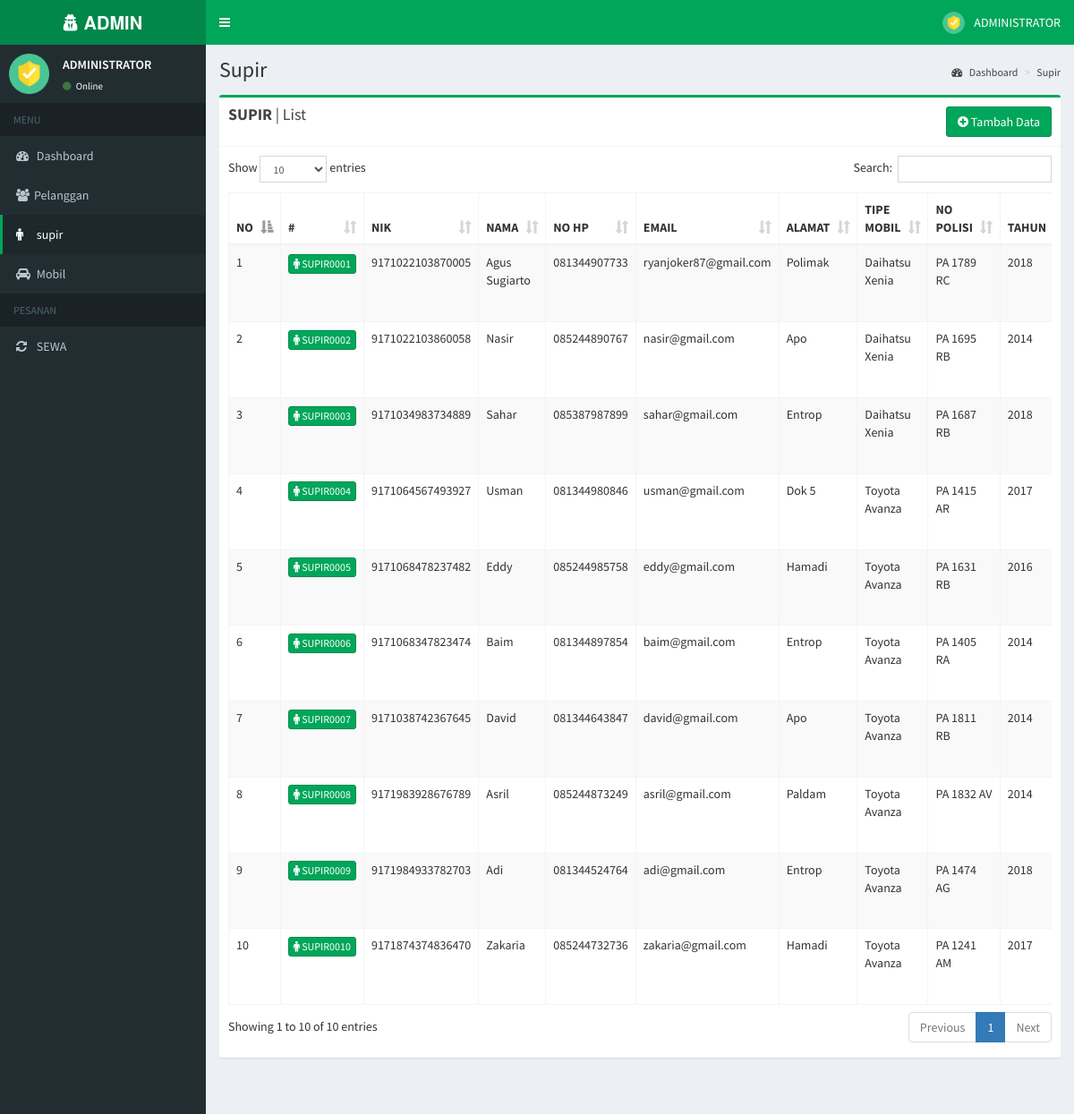
The page /index.php?page=supir (signed in) on the database its author committed.
### tables this page shows
CREATE TABLE `tbl_supir` (
  `id_supir` varchar(15) NOT NULL,
  `nik_supir` varchar(16) NOT NULL,
  `nama_supir` varchar(50) NOT NULL,
  `nohp_supir` varchar(12) NOT NULL,
  `email_supir` varchar(30) NOT NULL,
  `password_supir` varchar(15) NOT NULL,
  `alamat_supir` text NOT NULL,
  `foto_supir` text,
  `id_mobil` varchar(15) NOT NULL,
  `no_polisi` varchar(15) NOT NULL,
  `tahun` varchar(5) NOT NULL
);

CREATE TABLE `tbl_mobil` (
  `id_mobil` varchar(15) NOT NULL,
  `tipe_mobil` varchar(50) NOT NULL,
  `foto_mobil` text
);

### page/supir/supir.php (the view, shortened to what this page needs)
<section class="content-header">
    <h1>Supir</h1>
    <ol class="breadcrumb">
        <li><a href="#"><i class="fa fa-dashboard"></i> Dashboard</a></li>
        <li><a>Supir</a></li>
    </ol>
</section>
<section class="content container-fluid">
    <div class="row">
        <div class="col-xs-12">
            <div class="box box-success">
                <div class="box-header with-border">
                    <h3 class="box-title"><b>SUPIR</b> | List</h3>
                    <div class="pull-right">
                        <a class="btn btn-success" href="?page=supiradd">
                            <span class="fa fa-plus-circle"></span> Tambah Data
                        </a>
                    </div>
                </div>
                <div class="box-body">
                    <div class="table-responsive">
                        <table id="example1" class="table table-bordered table-striped">
                            <thead>
                                <tr>
                                <th>NO</th>
                                <th>#</th>
                                <th>NIK</th>
                                <th>NAMA</th>
                                <th>NO HP</th>
                                <th>EMAIL</th>
                                <th>ALAMAT</th>
                                <th>TIPE MOBIL</th>
                                <th>NO POLISI</th>
                                <th>TAHUN</th>
                                </tr>
                            </thead>
                            <tbody>
                            <?php
                                $no = 1;
                                $sql = mysqli_query($conn,"SELECT * FROM tbl_supir
                                                        JOIN tbl_mobil ON tbl_supir.id_mobil=tbl_mobil.id_mobil") or die (mysqli_error($conn));
                                while($data = mysqli_fetch_array($sql)){ ?>
                                    <tr>
                                        <td><?= $no ?></td>
                                        <td><a class="btn btn-success btn-xs"><i class="fa fa-male"></i> <?= $data['id_supir'] ?></a></td>
                                        <td><?= $data['nik_supir'] ?></td>
                                        <td><?= $data['nama_supir'] ?></td>
                                        <td><?= $data['nohp_supir'] ?></td>
                                        <td><?= $data['email_supir'] ?></td>
                                        <td><?= $data['alamat_supir'] ?></td>
                                        <td><?= $data['tipe_mobil'] ?></td>
                                        <td><?= $data['no_polisi'] ?></td>
                                        <td><?= $data['tahun'] ?></td>
                                    </tr>
                                <?php $no++; } ?>
                            </tbody>
                        </table>
                    </div>
                </div>
            </div>
        </div>
    </div>
</section>

### index.php (shortened to what this page needs)
<?php
   if (!empty($_SESSION['username']) && !empty($_SESSION['password']))
   {
?>
<!DOCTYPE html>
<html>
<head>
  <link rel="stylesheet" href="bower_components/bootstrap/dist/css/bootstrap.min.css">
  <link rel="stylesheet" href="bower_components/font-awesome/css/font-awesome.min.css">
  <link rel="stylesheet" href="bower_components/Ionicons/css/ionicons.min.css">
  <link rel="stylesheet" href="dist/css/AdminLTE.min.css">
  <link rel="stylesheet" href="dist/css/skins/_all-skins.min.css">
  <link rel="stylesheet" href="bower_components/morris.js/morris.css">
  <link rel="stylesheet" href="bower_components/jvectormap/jquery-jvectormap.css">
  <link rel="stylesheet" href="bower_components/bootstrap-datepicker/dist/css/bootstrap-datepicker.min.css">
  <link rel="stylesheet" href="bower_components/datatables.net-bs/css/dataTables.bootstrap.min.css">
</head>
<body class="hold-transition skin-green sidebar-mini">
<div class="wrapper">
  <header class="main-header">
  <?php
    include "header.php";
  ?>
  </header>
  <aside class="main-sidebar">
  <?php
    include "sidebar.php";
  ?>
  </aside>
  <div class="content-wrapper">
  <?php
    include "content.php";
  ?>
  </div>
</div>
</body>
</html>
<?php
} ?>

### header.php (shortened to what this page needs)
<a href="?page=dashboard" class="logo">
    <span class="logo-lg">
    <i class="fa fa-user-secret"></i> <b>ADMIN</b>
    </span>
</a>
<nav class="navbar navbar-static-top" role="navigation">
    <a href="#" class="sidebar-toggle" data-toggle="push-menu" role="button">
    </a>
    <div class="navbar-custom-menu">
    <ul class="nav navbar-nav">
        <li class="dropdown user user-menu">
            <a href="#" class="dropdown-toggle" data-toggle="dropdown">
                <img src="images/admin.png" class="user-image" alt="User Image">
                <span>ADMINISTRATOR</span>
            </a>
        </li>
    </ul>
    </div>
</nav>

### sidebar.php
<section class="sidebar">
    <div class="user-panel">
    <div class="pull-left image">
        <img src="images/admin.png">
    </div>
    <div class="pull-left info">
        <p>ADMINISTRATOR</p>
        <a href="#"><i class="fa fa-circle text-success"></i> Online</a>
    </div>
    </div>
    <ul class="sidebar-menu" data-widget="tree">
    <li class="header">MENU</li>
    <li class="<?php if ($_GET['page'] == 'dashboard'){ echo "active";} ?>">
        <a href="?page=dashboard">
            <i class="fa fa-dashboard"></i> <span>Dashboard</span>
        </a>
    </li>
    <li class="<?php if ($_GET['page'] == 'pelanggan' || $_GET['page'] == 'pelangganadd' || $_GET['page'] == 'pelangganaddpro' || $_GET['page'] == 'pelangganedit'
                || $_GET['page'] == 'pelangganeditpro' || $_GET['page'] == 'pelangganview' || $_GET['page'] == 'pelanggandelete'){ echo "active"; } ?>">
        <a href="?page=pelanggan">
            <i class="fa fa-users"></i><span>Pelanggan</span>
        </a>
    </li>
    <li class="<?php if ($_GET['page'] == 'supir' || $_GET['page'] == 'supiradd' || $_GET['page'] == 'supiraddpro' || $_GET['page'] == 'supiredit'
        || $_GET['page'] == 'supireditpro' || $_GET['page'] == 'supirview' || $_GET['page'] == 'supirdelete'){ echo "active"; } ?>">
        <a href="?page=supir">
            <i class="fa fa-male"></i> <span>supir</span>
        </a>
    </li>
    <li class="<?php if ($_GET['page'] == 'mobil' || $_GET['page'] == 'mobiladd' || $_GET['page'] == 'mobiladdpro' || $_GET['page'] == 'mobiledit'
        || $_GET['page'] == 'mobileditpro' || $_GET['page'] == 'mobilview' || $_GET['page'] == 'mobildelete'){ echo "active"; } ?>">
        <a href="?page=mobil">
            <i class="fa fa-car"></i> <span>Mobil</span>
        </a>
    </li>
    <li class="header">PESANAN</li>
    <li class="<?php if ($_GET['page'] == 'sewa' || $_GET['page'] == 'sewaview'){ echo "active";} ?>">
        <a href="?page=sewa">
            <i class="fa fa-refresh"></i> <span>SEWA</span>
        </a>
    </li>
    </ul>
</section>

### content.php
<?php
if (isset($_GET['page'])) $page=$_GET['page'];
else $page="dashboard";
if ($page == "dashboard") include("page/dashboard.php");
elseif ($page == "logout") include("page/logout.php");
    elseif ($page == "pelanggan")           include("page/pelanggan/pelanggan.php");
    elseif ($page == "pelangganadd")        include("page/pelanggan/pelangganadd.php");
    elseif ($page == "pelangganaddpro")     include("page/pelanggan/pelangganaddpro.php");
    elseif ($page == "pelangganedit")       include("page/pelanggan/pelangganedit.php");
    elseif ($page == "pelangganeditpro")    include("page/pelanggan/pelangganeditpro.php");
    elseif ($page == "pelangganview")       include("page/pelanggan/pelangganview.php");
    elseif ($page == "pelanggandelete")     include("page/pelanggan/pelanggandelete.php");
    elseif ($page == "mobil")               include("page/mobil/mobil.php");
    elseif ($page == "mobiladd")            include("page/mobil/mobiladd.php");
    elseif ($page == "mobiladdpro")         include("page/mobil/mobiladdpro.php");
    elseif ($page == "mobiledit")           include("page/mobil/mobiledit.php");
    elseif ($page == "mobileditpro")        include("page/mobil/mobileditpro.php");
    elseif ($page == "mobilview")           include("page/mobil/mobilview.php");
    elseif ($page == "mobildelete")         include("page/mobil/mobildelete.php");
    elseif ($page == "supir")               include("page/supir/supir.php");
    elseif ($page == "supirview")           include("page/supir/supirview.php");
    elseif ($page == "supiradd")            include("page/supir/supiradd.php");
    elseif ($page == "supiraddpro")         include("page/supir/supiraddpro.php");
    elseif ($page == "supiredit")           include("page/supir/supiredit.php");
    elseif ($page == "supireditpro")        include("page/supir/supireditpro.php");
    elseif ($page == "supirdelete")         include("page/supir/supirdelete.php");
    elseif ($page == "sewa")               include("page/sewa/sewa.php");
    elseif ($page == "sewaview")           include("page/sewa/sewaview.php");
else echo"Konten tidak ada";
?>

### rows shown on the page
tbl_supir: id_supir "SUPIR0001", nik_supir "9171022103870005", nama_supir "Agus Sugiarto", nohp_supir "081344907733", email_supir "ryanjoker87@gmail.com", alamat_supir "Polimak", id_mobil.tipe_mobil "Daihatsu Xenia", no_polisi "PA 1789 RC", tahun "2018"
tbl_supir: id_supir "SUPIR0002", nik_supir "9171022103860058", nama_supir "Nasir", nohp_supir "085244890767", email_supir "nasir@gmail.com", alamat_supir "Apo", id_mobil.tipe_mobil "Daihatsu Xenia", no_polisi "PA 1695 RB", tahun "2014"
tbl_supir: id_supir "SUPIR0003", nik_supir "9171034983734889", nama_supir "Sahar", nohp_supir "085387987899", email_supir "sahar@gmail.com", alamat_supir "Entrop", id_mobil.tipe_mobil "Daihatsu Xenia", no_polisi "PA 1687 RB", tahun "2018"
tbl_supir: id_supir "SUPIR0004", nik_supir "9171064567493927", nama_supir "Usman", nohp_supir "081344980846", email_supir "usman@gmail.com", alamat_supir "Dok 5", id_mobil.tipe_mobil "Toyota Avanza", no_polisi "PA 1415 AR", tahun "2017"
tbl_supir: id_supir "SUPIR0005", nik_supir "9171068478237482", nama_supir "Eddy", nohp_supir "085244985758", email_supir "eddy@gmail.com", alamat_supir "Hamadi", id_mobil.tipe_mobil "Toyota Avanza", no_polisi "PA 1631 RB", tahun "2016"
tbl_supir: id_supir "SUPIR0006", nik_supir "9171068347823474", nama_supir "Baim", nohp_supir "081344897854", email_supir "baim@gmail.com", alamat_supir "Entrop", id_mobil.tipe_mobil "Toyota Avanza", no_polisi "PA 1405 RA", tahun "2014"
tbl_supir: id_supir "SUPIR0007", nik_supir "9171038742367645", nama_supir "David", nohp_supir "081344643847", email_supir "david@gmail.com", alamat_supir "Apo", id_mobil.tipe_mobil "Toyota Avanza", no_polisi "PA 1811 RB", tahun "2014"
tbl_supir: id_supir "SUPIR0008", nik_supir "9171983928676789", nama_supir "Asril", nohp_supir "085244873249", email_supir "asril@gmail.com", alamat_supir "Paldam", id_mobil.tipe_mobil "Toyota Avanza", no_polisi "PA 1832 AV", tahun "2014"
tbl_supir: id_supir "SUPIR0009", nik_supir "9171984933782703", nama_supir "Adi", nohp_supir "081344524764", email_supir "adi@gmail.com", alamat_supir "Entrop", id_mobil.tipe_mobil "Toyota Avanza", no_polisi "PA 1474 AG", tahun "2018"
tbl_supir: id_supir "SUPIR0010", nik_supir "9171874374836470", nama_supir "Zakaria", nohp_supir "085244732736", email_supir "zakaria@gmail.com", alamat_supir "Hamadi", id_mobil.tipe_mobil "Toyota Avanza", no_polisi "PA 1241 AM", tahun "2017"
